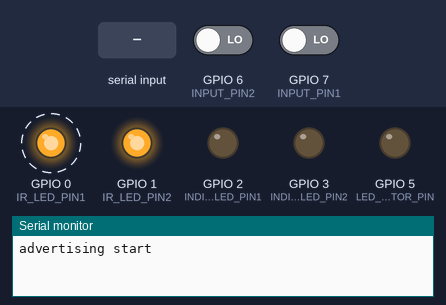
Recording of a program running on a simulated ESP32-C3. Parts: output pins drawn as LEDs (lit = HIGH), the last lines printed to the serial monitor. Dashed ring = blinking. Inputs (shaded band) come from the test bench; at power-on: GPIO 6 (INPUT_PIN2) LOW, GPIO 7 (INPUT_PIN1) LOW. Nothing arrives over Bluetooth unless stated; a phone connects over Bluetooth LE 3 s after start.

Above: at 1.2 s.
1.3 s: GPIO 6 (INPUT_PIN2) driven HIGH
At 4.2 s:
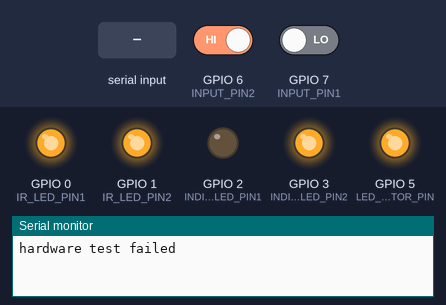
4.5 s: "t" received over Serial
7.6 s: GPIO 7 (INPUT_PIN1) driven HIGH
At 7.9 s:
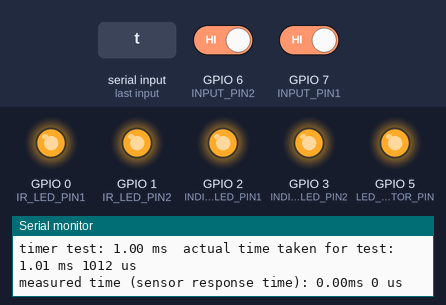
9.1 s: GPIO 6 (INPUT_PIN2) driven LOW
At 11.0 s:
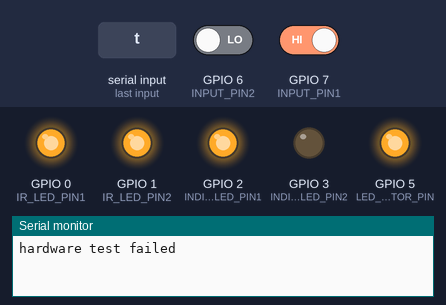
11.3 s: GPIO 7 (INPUT_PIN1) driven LOW
At 17.7 s:
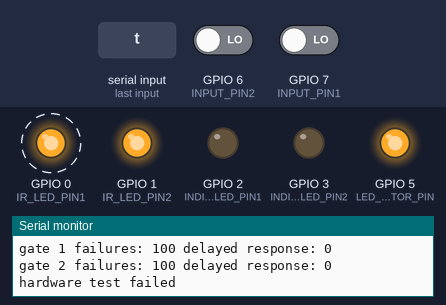
Timing chart, 0 to 21.9 s (numbered marks = the images above; inputs shaded):
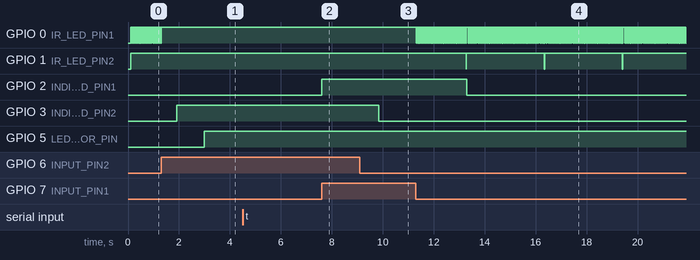

The program:

main.cpp
```cpp
#include <esp_timer.h>
#include <Arduino.h>
#include "gpio_interface.h"
#include "hardware_test.h"
#include "device_states.h"
#include "utility_functions.h"
#include "ble_interface.h"
#include "config.h"

void hardware_test_loop();
void device_control_loop();
void test_loop(void *arg);
void main_loop(void *arg);
void parse_input();
void setup() {
  Serial.begin(115200);
  init_gpio();
  initBLE();

  // Create a task that runs on core 1
  xTaskCreatePinnedToCore( main_loop,          // Task function
                            "main_loop_task",  // Name of the task
                            2000,              // Stack size of task
                            NULL,              // Parameter of the task
                            1,                 // Priority of the task
                            NULL,              // Task handle
                            1                  // Core where the task should run
                          );
}

void loop() {
  BLE_loop();
  delay(100);
  /*
  //hardware_test_loop();
  device_control_loop();
  delay(100);
  */
}

void control_leds() {
  digitalWrite(INDICATOR_LED_PIN1, digitalRead(INPUT_PIN1));
  digitalWrite(INDICATOR_LED_PIN2, digitalRead(INPUT_PIN2));
}


void test_loop(void *arg) {

  //digitalWrite(IR_LED_PIN2, HIGH);
  digitalWrite(IR_LED_PIN1, HIGH);
  while(true) {
    Serial.print(digitalRead(INPUT_PIN1));
    Serial.print(" ");
    Serial.println(digitalRead(INPUT_PIN2));
    control_leds();
    delay(50);
  }

}

void main_loop(void *arg) {
  //hardware_test_loop();
  while(true) {
    device_control_loop();
    control_leds();
    parse_input();
    delay(50);
  }
}

static unsigned long device_ready_time = 0;
uint16_t current_measurement = 0;
void device_control_loop() {
  uint8_t flag_count = 0;
  int64_t microseconds = 0;

  // The loop can remain empty if no additional logic is required here.
  switch(get_device_state()) {
    case DEVICE_IDLE:
      update_device_state(DEVICE_RESET);
      break;
    case DEVICE_RESET:
      update_device_state(DEVICE_HARDWARE_TEST);
      break;
    case DEVICE_HARDWARE_TEST:
      if(hardware_test()) {
        update_device_state(DEVICE_READY);
        reset_gate_triggers();
        device_ready_time = millis();
        Serial.println("device ready");
      }
      break;
    case DEVICE_TIMER_TEST:
      timer_test(1000);
      update_device_state(DEVICE_READY);
    case DEVICE_READY:
      if(millis() - device_ready_time > DEVICE_READY_TIMEOUT) {
        update_device_state(DEVICE_IDLE);
        Serial.println("device calibration timeout");
      }
      flag_count = check_flags();
      if(flag_count == 2) {
        update_device_state(DEVICE_MEASUREMENT_COMPLETED);
      } else if (flag_count == 1) {
        update_device_state(DEVICE_MEASUREMENT_IN_PROGRESS);
        device_ready_time = millis();
      }
      break;
    case DEVICE_MEASUREMENT_IN_PROGRESS:
      if(check_flags() == 2) {
        update_device_state(DEVICE_MEASUREMENT_COMPLETED);
      } else if(millis() - device_ready_time > 1000U) {
        update_device_state(DEVICE_MEASUREMENT_TIMEOUT);
      }
      break;
    case DEVICE_MEASUREMENT_COMPLETED:
      microseconds = differenceMicroseconds(get_gate_1_time(), get_gate_2_time()) + get_gate_offset();
      if(microseconds < 0) {
        update_device_state(DEVICE_MEASUREMENT_INVALID);
      } else {
        update_device_state(DEVICE_MEASUREMENT_VALID);
        current_measurement = microseconds;
      }
      break;
    case DEVICE_MEASUREMENT_VALID:
      Serial.println("valid measurement");
      Serial.print("time between gates: ");
      Serial.print(current_measurement);
      Serial.print(" uS, ");
      Serial.print((float)current_measurement / 1000.0);
      Serial.print(" mS, ");
      Serial.print(microSecondsToSeconds(current_measurement));
      Serial.println(" S");
      Serial.print("speed: ");
      Serial.print(SENSOR_GAP_M / microSecondsToSeconds(current_measurement));
      Serial.println(" m/s");
      notify_speed(SENSOR_GAP_M / microSecondsToSeconds(current_measurement));
      update_device_state(DEVICE_IDLE);
      break;
    case DEVICE_MEASUREMENT_INVALID:
      Serial.println("invalid measurement");
      update_device_state(DEVICE_IDLE);
      break;
    case DEVICE_MEASUREMENT_TIMEOUT:
      Serial.println("sensor timeout during measurement");
      update_device_state(DEVICE_IDLE);
      break;
    default:
      break;

  }
}

void hardware_test_loop() {
  while(!hardware_test()) {
    delay(100);
  }
  delay(5000);
}

void parse_input() {
  if(Serial.available()) {
    char dataIn = Serial.read();
    //empty buffer
    switch (dataIn) {
      case 't':
        Serial.println("received t");
        update_device_state(DEVICE_TIMER_TEST);
        break;
      case 'h':
        Serial.println("recieved h");
        update_device_state(DEVICE_HARDWARE_TEST);
        break;
      default:
        //Serial.println("invalid command: " + String(dataIn));
        break;
    }

  }
}
```

ble_interface.cpp
```cpp
#include "Arduino.h"
#include "ble_interface.h"
#include <BLEDevice.h>
#include <BLEUtils.h>
#include <BLEServer.h>
#include <BLE2902.h>

#include "gpio_interface.h"

static BLECharacteristic* pCharacteristicTX;
static BLECharacteristic* pCharacteristicRX;
static BLECharacteristic* pCharacteristicNotifySpeed;
static BLECharacteristic* pCharacteristicCompleteHardwareTest;

static bool deviceConnected = false, sendMode = false, sendSize = true;
static bool writeFile = false, request = false;
static int writeLen = 0, writeLen2 = 0;
static bool current = true;
static int parts = 0, next = 0, cur = 0, MTU = 0;
static int MODE = NORMAL_MODE;
unsigned long rParts, tParts;


void start_advertising();

typedef enum ble_state_t {
  BLE_IDLE,
  BLE_ADVERTISING,
  BLE_CONNECTED,
  BLE_DISCONNECTED
} ble_state_t;

ble_state_t BLE_STATE = BLE_IDLE;

unsigned long adv_start;
unsigned long adv_length = 60000;
uint16_t toggle_length_on = 100;
uint16_t toggle_length_off = 3000;


void notify_speed(float speed) {
  if(BLE_STATE == BLE_CONNECTED) {
    uint16_t output = (uint16_t)(speed * 100);
    pCharacteristicNotifySpeed->setValue(output);
    pCharacteristicNotifySpeed->notify();
  }
}

// Define the desired MTU size
#define DESIRED_MTU 517
class MyServerCallbacks: public BLEServerCallbacks {
    void onConnect(BLEServer* pServer) {
      deviceConnected = true;
      BLE_STATE = BLE_CONNECTED;
      Serial.print("ble connected");
      digitalWrite(LED_INDICATOR_PIN, HIGH);

        // Request a change to the desired MTU upon connection
        pServer->getConnId(); // Get the connection ID if needed

    }

    void onDisconnect(BLEServer* pServer) {
      deviceConnected = false;
      Serial.print("ble disconnected");
      BLE_STATE = BLE_DISCONNECTED;
      digitalWrite(LED_INDICATOR_PIN, LOW);
    }

    void onMTUChange(uint16_t mtu, uint16_t connId) {
        Serial.println("MTU size changed to " + String(mtu));
    }
};

uint32_t reverse_32bit_int(uint32_t start) {
    uint32_t reversed = 0;

    reversed |= (start & 0x000000FF) << 24; // Move first byte to last
    reversed |= (start & 0x0000FF00) << 8;  // Move second byte to third
    reversed |= (start & 0x00FF0000) >> 8;  // Move third byte to second
    reversed |= (start & 0xFF000000) >> 24; // Move last byte to first
    return reversed;
}

class MyCallbacks: public BLECharacteristicCallbacks {

    //    void onStatus(BLECharacteristic* pCharacteristic, Status s, uint32_t code) {
    //      Serial.print("Status ");
    //      Serial.print(s);
    //      Serial.print(" on characteristic ");
    //      Serial.print(pCharacteristic->getUUID().toString().c_str());
    //      Serial.print(" with code ");
    //      Serial.println(code);
    //    }

    void onNotify(BLECharacteristic *pCharacteristic) {
      uint8_t* pData;
      std::string value = pCharacteristic->getValue();
      int len = value.length();
      pData = pCharacteristic->getData();
      if (pData != NULL) {
        //        Serial.print("Notify callback for characteristic ");
        //        Serial.print(pCharacteristic->getUUID().toString().c_str());
        //        Serial.print(" of data length ");
        //        Serial.println(len);
        Serial.print("TX  ");
        for (int i = 0; i < len; i++) {
          Serial.printf("%02X ", pData[i]);
        }
        Serial.println();
      }
    }

    void onWrite(BLECharacteristic *pCharacteristic) {
      uint8_t* pData;
      std::string value = pCharacteristic->getValue();
      int len = value.length();
      pData = pCharacteristic->getData();
      if (pData != NULL) {
        // Get the UUID of the characteristic that was written to
        BLEUUID uuid = pCharacteristic->getUUID();

        // Compare this UUID with the UUIDs of known characteristics
        if (uuid.equals(BLEUUID(GATE_CALIBRATE_TEST_START_UUID))) {
          //writeToUpdatePartition( pData, len);
            Serial.println("write to calibrate test start: ");
            Serial.println(pData[0]);

        } else {
            Serial.println("unhandled bluetooth write: ");
            Serial.println(pData[0]);
        }
        // Serial.print("length: ");
        // Serial.println(len);
      }

    }
};


void init_speed_service(BLEServer *pServer) {
  BLEService *pService = pServer->createService(GATE_SPEED_SERVICE_UUID);
  pCharacteristicNotifySpeed = pService->createCharacteristic(GATE_SPEED_NOTIFY_UUID, BLECharacteristic::PROPERTY_READ | BLECharacteristic::PROPERTY_NOTIFY );
  pCharacteristicCompleteHardwareTest = pService->createCharacteristic(GATE_CALIBRATE_TEST_START_UUID, BLECharacteristic::PROPERTY_WRITE );

  pCharacteristicNotifySpeed->setCallbacks(new MyCallbacks());
  pCharacteristicNotifySpeed->addDescriptor(new BLE2902());
  pCharacteristicNotifySpeed->setNotifyProperty(true);
  pService->start();

}

void initBLE() {
  pinMode(LED_INDICATOR_PIN, OUTPUT);

  BLEDevice::init("Timer");
  BLEServer *pServer = BLEDevice::createServer();
  pServer->setCallbacks(new MyServerCallbacks());
/*
  BLEService *pService = pServer->createService(SERVICE_UUID);
  pCharacteristicTX = pService->createCharacteristic(CHARACTERISTIC_UUID_TX, BLECharacteristic::PROPERTY_NOTIFY );
  pCharacteristicRX = pService->createCharacteristic(CHARACTERISTIC_UUID_RX, BLECharacteristic::PROPERTY_WRITE | BLECharacteristic::PROPERTY_WRITE_NR);

  pCharacteristicRX->setCallbacks(new MyCallbacks());
  pCharacteristicTX->setCallbacks(new MyCallbacks());
  pCharacteristicTX->addDescriptor(new BLE2902());
  pCharacteristicTX->setNotifyProperty(true);

  pService->start();
  */

  init_speed_service(pServer);
  BLEDevice::setMTU(DESIRED_MTU);

  // BLEAdvertising *pAdvertising = pServer->getAdvertising();  // this still is working for backward compatibility
  BLEAdvertising *pAdvertising = BLEDevice::getAdvertising();

  pAdvertising->addServiceUUID(GATE_SPEED_SERVICE_UUID);
  //pAdvertising->setScanResponse(true);
  pAdvertising->setMinPreferred(6);  // functions that help with iPhone connections issue
  pAdvertising->setMaxPreferred(12);

  start_advertising();
}


void start_advertising() {
  adv_start = millis();
  Serial.println("advertising start");
  BLE_STATE = BLE_ADVERTISING;
  BLEDevice::startAdvertising();
}

void stop_advertising() {
  BLE_STATE = BLE_IDLE;
  Serial.println("advertising stop");
  BLEDevice::stopAdvertising();
  digitalWrite(LED_INDICATOR_PIN, LOW);
}


void toggle_led() {
  static bool led_state = false;
  static unsigned long last_toggle = 0;
  unsigned long current_time = millis();
  if(led_state) {
    if(current_time - last_toggle > toggle_length_off) {
      last_toggle = current_time;
      digitalWrite(LED_INDICATOR_PIN, true);
      led_state = false;
    }
  } else {
    if(current_time - last_toggle > toggle_length_on) {
      last_toggle = current_time;
      digitalWrite(LED_INDICATOR_PIN, false);
      led_state = true;
    }
  }
}

void BLE_loop() {
  switch(BLE_STATE) {
    case BLE_ADVERTISING:
      toggle_led();
      break;
    case BLE_CONNECTED:
      break;
    case BLE_DISCONNECTED:
      start_advertising();
      break;
    case BLE_IDLE:
      break;
    default:
      break;
  }

//   if(update_ready()) {
//     rebootEspWithReason("completed update");
//   }
}
```

ble_interface.h
```cpp
#ifndef BLE_INTERFACE_H
#define BLE_INTERFACE_H

#include "Arduino.h"

#define GATE_SPEED_SERVICE_UUID         "8360008c-e79f-4618-be03-0f4561d11800"
#define GATE_SPEED_NOTIFY_UUID          "8360008c-e79f-4618-be03-0f4561d11801"
#define GATE_CALIBRATE_TEST_START_UUID  "8360008c-e79f-4618-be03-0f4561d11802"
/*
#define SPEED_SERVICE_UUID                  "46eca9b1-96e9-4c6b-a52f-197444917300"
#define NOTIFY_SPEED_UUID                   "46eca9b1-96e9-4c6b-a52f-197444917301"
#define INTIATE_HARDWARE_CALIBRATION_TEST   "46eca9b1-96e9-4c6b-a52f-197444917301"
*/
/*
#define SERVICE_UUID              "fb1e4001-54ae-4a28-9f74-dfccb248601d"
#define CHARACTERISTIC_UUID_RX    "fb1e4002-54ae-4a28-9f74-dfccb248601d"
#define CHARACTERISTIC_UUID_TX    "fb1e4003-54ae-4a28-9f74-dfccb248601d"
*/

#define BUILTINLED      2
#define NORMAL_MODE   0   // normal
#define UPDATE_MODE   1   // receiving firmware


void initBLE();
void BLE_loop();
void notify_speed(float speed);

#endif
```

device_states.cpp
```cpp
#include "device_states.h"
#include "Arduino.h"

device_state_t device_state = DEVICE_IDLE;
DRAM_ATTR volatile timer_state_t timer_state = TIMER_IDLE;

void log_device_states(device_state_t old_state, device_state_t new_state) {
    Serial.print("switching from state: ");
    Serial.print(old_state);
    Serial.print(" to state: ");
    Serial.println(new_state);
}

void update_device_state(device_state_t new_state) {
    //log_device_states(device_state, new_state);
    device_state = new_state;
}

device_state_t get_device_state() {
    return device_state;
}

void IRAM_ATTR update_timer_state(timer_state_t new_state) {
    timer_state = new_state;
}

timer_state_t get_timer_state() {
    return timer_state;
}
```

device_states.h
```cpp
#ifndef DEVICE_STATES_H
#define DEVICE_STATES_H


typedef enum device_state_t {
  DEVICE_IDLE = 0,                  //0
  DEVICE_RESET,                     //1
  DEVICE_HARDWARE_TEST,             //2
  DEVICE_READY,                     //3
  DEVICE_MEASUREMENT_IN_PROGRESS,   //4
  DEVICE_MEASUREMENT_COMPLETED,     //5
  DEVICE_MEASUREMENT_VALID,         //6
  DEVICE_MEASUREMENT_INVALID,       //7
  DEVICE_MEASUREMENT_TIMEOUT,       //8
  DEVICE_TIMER_TEST                 //9
} device_state_t;

typedef enum timer_state_t {
  TIMER_IDLE,
  TIMER_GATE1_TRIGGERED,
  TIMER_GATE1_TRIGGERED_TIMEOUT,
  TIMER_GATE2_TRIGGERED,
  TIMER_CALCULATE_TIME
} timer_state_t;

void update_device_state(device_state_t new_state);
device_state_t get_device_state();
void update_timer_state(timer_state_t new_state);
timer_state_t get_timer_state();


#endif
```

hardware_test.h
```cpp
#ifndef HARDWARE_TEST_H
#define HARDWARE_TEST_H

void init_hardware_test();
bool hardware_test();
int get_gate_offset();
bool timer_test(uint16_t timeout_us);
#endif
```

utility_functions.cpp
```cpp
#include "utility_functions.h"
#include "Arduino.h"

// Calculate the difference in microseconds
int64_t differenceMicroseconds(int64_t start, int64_t end) {
  return end - start;
}

// Calculate the difference in ms
float differenceMilliseconds(int64_t start, int64_t end) {
  return (float)differenceMicroseconds(start, end) / 1000.0;
}

// Calculate the difference in ms
float differenceSeconds(int64_t start, int64_t end) {
  return differenceMilliseconds(start, end) / 1000.0;
}

float microSecondsToSeconds(int64_t microseconds) {
    return (float)microseconds / 1000.0 / 1000.0;
}


#include <stdio.h>
#include <math.h> // For sqrt function


// Initialize the stats
void init_sd(real_time_sd_calc* stats) {
    stats->n = 0;
    stats->sum_x = 0;
    stats->sum_x_squared = 0;
    stats->mean = 0;
    stats->sd = 0;
    stats->max = 0;
    stats->min = 255;
}

// Add a new data point
void addDataPoint(real_time_sd_calc* stats, uint8_t x) {
    stats->n += 1;
    stats->sum_x += x;
    stats->sum_x_squared += x * x;
    if(x > stats->max) {
        stats->max = x;
    } else if(x < stats->min) {
        stats->min = x;
    }
}

// Calculate the standard deviation
void calculateStdDev(real_time_sd_calc* stats) {
    if (stats->n == 0) {
        return;
    }
    double mean = stats->sum_x / stats->n;
    double variance = (stats->sum_x_squared / stats->n) - (mean * mean);
    stats->mean = mean;
    stats->sd = sqrt(variance);
}
```

utility_functions.h
```cpp
#ifndef UTILITY_FUNCTIONS_H
#define UTILITY_FUNCTIONS_H
#include "Arduino.h"

// Structure to hold running totals
typedef struct {
    int n; // Number of data points
    double sum_x; // Sum of all data points
    double sum_x_squared; // Sum of the squares of all data points
    double mean;
    double sd;
    uint8_t max;
    uint8_t min;
} real_time_sd_calc;

void init_sd(real_time_sd_calc* stats);
// Add a new data point
void addDataPoint(real_time_sd_calc* stats, uint8_t x);
// Calculate the standard deviation
void calculateStdDev(real_time_sd_calc* stats);

int64_t differenceMicroseconds(int64_t start, int64_t end);
// Calculate the difference in ms
float differenceMilliseconds(int64_t start, int64_t end);

// Calculate the difference in ms
float differenceSeconds(int64_t start, int64_t end);

float microSecondsToSeconds(int64_t microseconds);

#endif
```

config.h
```cpp
#ifndef CONFIG_H

#define DEVICE_READY_TIMEOUT 300000UL
#define SENSOR_GAP_MM       47.0
#define SENSOR_GAP_M        (SENSOR_GAP_MM / 1000.0)
#endif
```

Source omitted: hardware_test.cpp (6042 bytes), gpio_interface.cpp (5204 bytes), gpio_interface.h (1152 bytes)

Measured:
- after the input at 1.3 s, GPIO 0 (IR_LED_PIN1): goes on until 1.3 s, then stays HIGH; GPIO 1 (IR_LED_PIN2): stays HIGH (without the input it goes to LOW after 1.8 s); GPIO 3 (INDICATOR_LED_PIN2): LOW → HIGH after 0.62 s
- after the input at 7.6 s, GPIO 2 (INDICATOR_LED_PIN1): LOW → HIGH at once
- after the input at 9.1 s, GPIO 3 (INDICATOR_LED_PIN2): HIGH → LOW after 0.74 s
- after the input at 11.3 s, GPIO 0 (IR_LED_PIN1): alternates HIGH for 0.02 s and LOW for 0.01 s, starting at once; GPIO 1 (IR_LED_PIN2): alternates HIGH for 3.1 s and LOW for 0.02 s, starting after 2.0 s; GPIO 2 (INDICATOR_LED_PIN1): HIGH → LOW after 2.0 s
- by itself, GPIO 0 (IR_LED_PIN1): alternates HIGH for 0.02 s and LOW for 0.01 s
